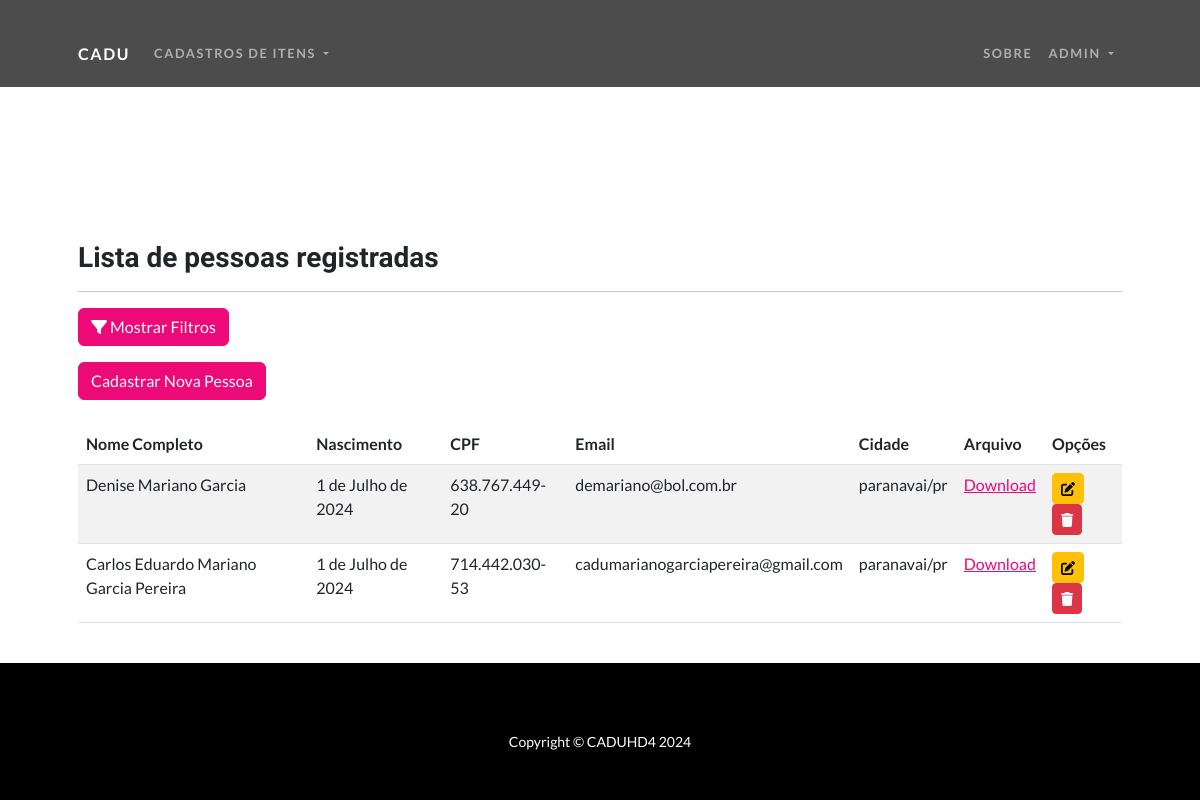
Before: /listar/pessoas/ (signed in) with the older database file.
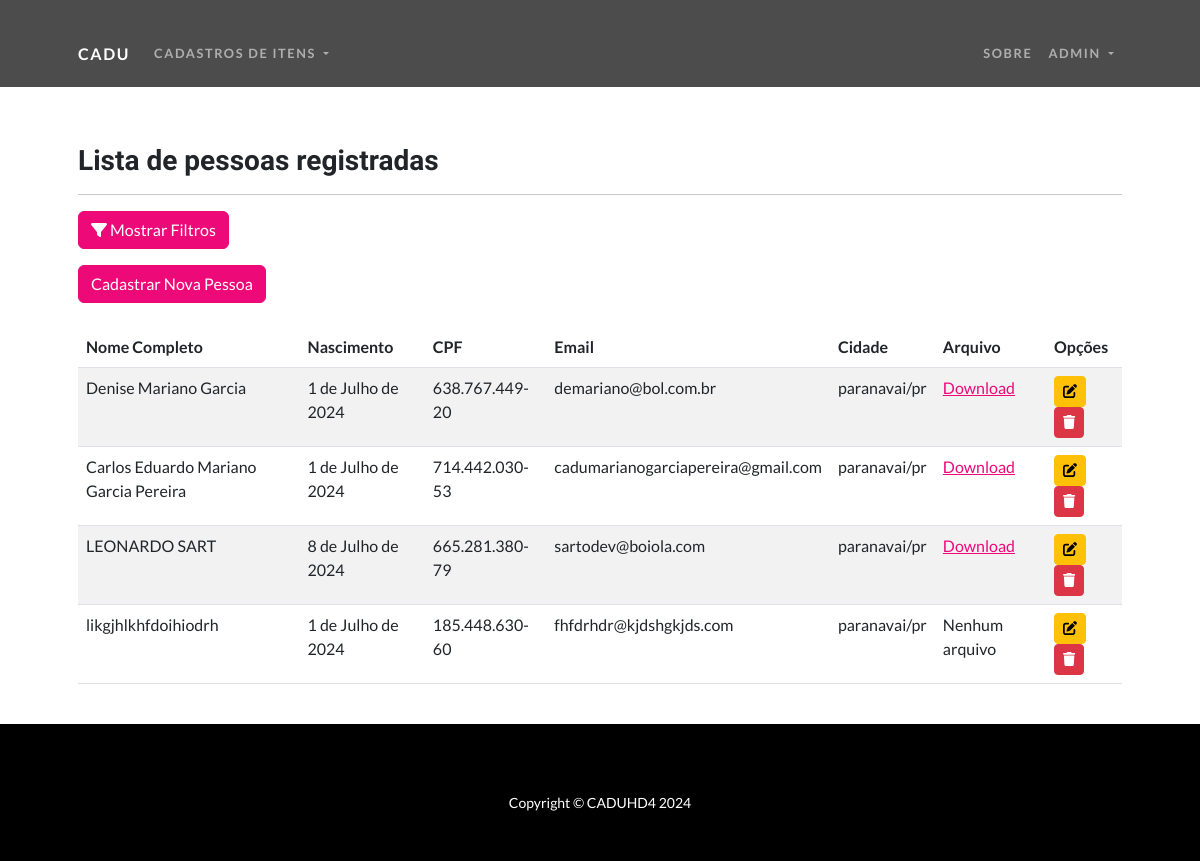
After: the same page with the newer database file.
### cadastros/models.py (models this page shows, shortened)
class Pessoa(models.Model):
    nome_completo = models.CharField(max_length=150)
    nascimento = models.DateField(verbose_name="data de nascimento")
    cpf = models.CharField(max_length=14, verbose_name="cpf", unique=True)
    email = models.EmailField(max_length=120, blank=True, null=True)
    cadastrado_em = models.DateTimeField(auto_now_add=True)
    atualizado_em = models.DateTimeField(auto_now=True)
    cidade = models.ForeignKey(Cidade, on_delete=models.PROTECT)
    arquivo = models.FileField(upload_to='fotos/', blank=True, null=True)

class Cidade(models.Model):
    nome = models.CharField(max_length=100)
    estado = models.CharField(max_length=2)
    def __str__(self):
        return f"{self.nome}/{self.estado}"

### cadastros/views.py (the view)
# urls.py: path('listar/pessoas/', PessoaList.as_view(), name='list-pessoa'),
class PessoaList(GroupRequiredMixin, LoginRequiredMixin, FilterView):
    model = Pessoa
    filterset_class = PessoaFilter
    template_name = 'cadastros/listas/pessoa.html'
    login_url = reverse_lazy('login')
    group_required = ("Administrador", "Usuarios")

### cadastros/templates/cadastros/listas/pessoa.html (shortened to what this page needs)
{% extends "paginas/modelo.html" %}
{% load static %}
{% block content %}
<h3>Lista de pessoas registradas</h3>
<hr>
<button class="btn btn-primary mb-3" type="button" data-bs-toggle="collapse" data-bs-target="#filtrosCollapse" aria-expanded="false" aria-controls="filtrosCollapse">
    <i class="fas fa-filter"></i> Mostrar Filtros
</button>
<div class="text-right mb-3">
    <a href="{% url 'add-pessoa' %}" class="btn btn-primary">Cadastrar Nova Pessoa</a>
</div>
<div class="table-responsive mt-4">
    <table class="table table-striped" id="tabela-listar">
        <thead>
            <tr>
                <th>Nome Completo</th>
                <th>Nascimento</th>
                <th>CPF</th>
                <th>Email</th>
                <th>Cidade</th>
                <th>Arquivo</th>
                <th>Opções</th>
            </tr>
        </thead>
        <tbody>
        {% for pessoa in object_list %}
        <tr>
            <td>{{ pessoa.nome_completo }}</td>
            <td>{{ pessoa.nascimento }}</td>
            <td>{{ pessoa.cpf }}</td>
            <td>{{ pessoa.email }}</td>
            <td>{{ pessoa.cidade }}</td>
            <td>
                {% if pessoa.arquivo %}
                    <a href="{{ pessoa.arquivo.url }}" download>Download</a>
                {% else %}
                    Nenhum arquivo
                {% endif %}
            </td>
            <td>
                <a href="{% url 'update-pessoa' pessoa.pk %}" class="btn btn-warning btn-sm"><i class="fas fa-edit"></i></a>
                <a href="{% url 'delete-pessoa' pessoa.pk %}" class="btn btn-danger btn-sm"><i class="fas fa-trash"></i></a>
            </td>
        </tr>
        {% endfor %}
        </tbody>
    </table>
</div>
{% endblock %}

### paginas/templates/paginas/modelo.html (shortened to what this page needs)
{% load static %}
<!DOCTYPE html>
<html lang="pt-br">
<head>
    <link href="{% static 'css/styles.css' %}" rel="stylesheet" />
    <link href="https://cdn.datatables.net/v/bs5/dt-2.1.7/datatables.min.css" rel="stylesheet">
</head>
<body>
    <div class="container">
        {% block navegacao %}
        <nav class="navbar navbar-expand-lg navbar-dark navbar-custom fixed-top">
            <div class="container px-5">
                <a class="navbar-brand" href="{% url 'inicio' %}">Cadu</a>
                <div class="collapse navbar-collapse" id="navbarResponsive">
                    <ul class="navbar-nav me-auto">
                        {% if request.user.is_authenticated %}
                        <li class="nav-item dropdown">
                            <a class="nav-link dropdown-toggle" href="#" id="cadastroDropdown" role="button" data-bs-toggle="dropdown" aria-expanded="false">
                                Cadastros de itens
                            </a>
                        </li>
                        {% endif %}
                    </ul>
                    <ul class="navbar-nav ms-auto">
                        <li class="nav-item"><a class="nav-link" href="{% url 'sobre' %}">Sobre</a></li>
                        {% if request.user.is_authenticated %}
                        <li class="nav-item dropdown">
                            <a class="nav-link dropdown-toggle" href="#" id="usuarioDropdown" role="button" data-bs-toggle="dropdown" aria-expanded="false">
                                {{ request.user.username }}
                            </a>
                        </li>
                        {% else %}
                        <li class="nav-item"><a class="nav-link" href="{% url 'login' %}">Entrar</a></li>
                        <li class="nav-item"><a class="nav-link" href="{% url 'registrar' %}">Cadastrar</a></li>
                        {% endif %}
                    </ul>
                </div>
            </div>
        </nav>
        {% endblock %}
    </div>
    <section id="scroll">
    <div class="container px-5">
        <div class="row gx-5 align-items-center">
            <div class="col-lg py-4">
                {% block content %}
                {% endblock %}
            </div>
        </div>
    </div>
    </section>
    <footer class="py-5 bg-black mt-auto">
        <div class="container px-5">
          <p class="m-0 text-center text-white small">Copyright &copy; CADUHD4 2024</p>
        </div>
    </footer>
</body>
</html>

### paginas/templates/paginas/modelo.html (style rules this page uses)
body { display: flex; flex-direction: column; min-height: 100vh; }
.container { flex: 1; margin-top: 20px; }

Changed rows visible on the page:
added Pessoa: nome_completo "LEONARDO SART", nascimento "8 de Julho de 2024", cpf "665.281.380-79", email "sartodev@boiola.com", cidade "paranavai/pr"
added Pessoa: nome_completo "likgjhlkhfdoihiodrh", nascimento "1 de Julho de 2024", cpf "185.448.630-60", email "fhfdrhdr@kjdshgkjds.com", cidade "paranavai/pr", arquivo "Nenhum arquivo"
